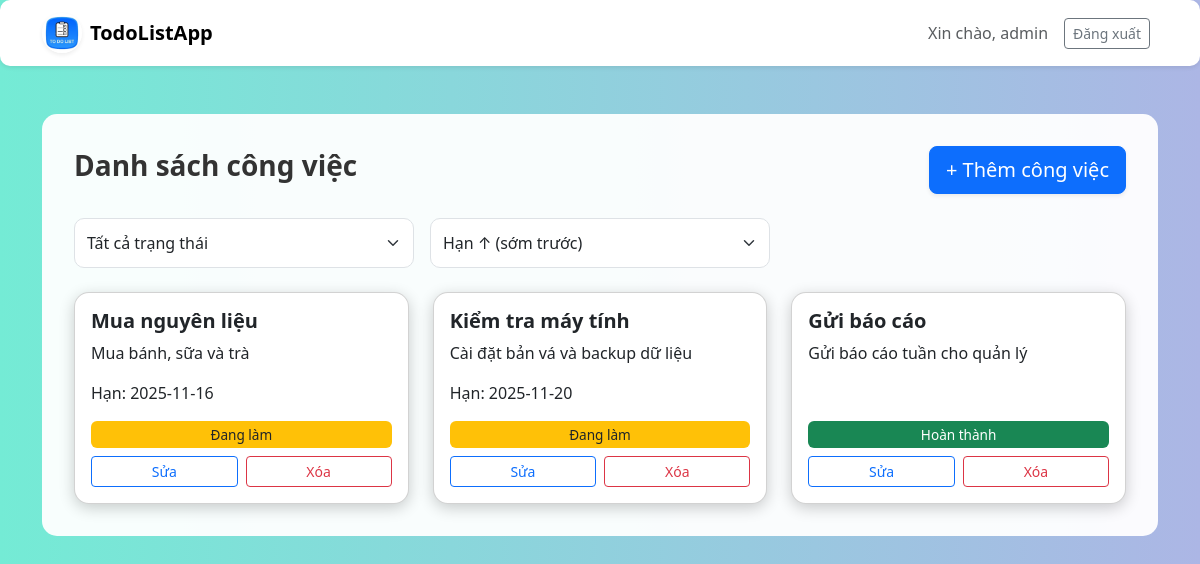
/dashboard.php (signed in), run on the app's committed database.
### tables this page shows
CREATE TABLE `users` (
  `id` INT UNSIGNED NOT NULL AUTO_INCREMENT,
  `username` VARCHAR(100) NOT NULL UNIQUE,
  `password` VARCHAR(255) NOT NULL,
  `created_at` TIMESTAMP DEFAULT CURRENT_TIMESTAMP,
  PRIMARY KEY (`id`)
);

CREATE TABLE `tasks` (
  `id` INT UNSIGNED NOT NULL AUTO_INCREMENT,
  `user_id` INT UNSIGNED NOT NULL,
  `title` VARCHAR(255) NOT NULL,
  `description` TEXT,
  `due_date` DATE NULL,
  `status` TINYINT(1) DEFAULT 0,
  `created_at` TIMESTAMP DEFAULT CURRENT_TIMESTAMP,
  PRIMARY KEY (`id`),
  FOREIGN KEY (`user_id`) REFERENCES `users`(`id`) ON DELETE CASCADE
);

### dashboard.php (the view, shortened to what this page needs)
<?php
require_once __DIR__ . '/config/db.php';
$stmt = $pdo->prepare('SELECT id, username FROM users WHERE id = ?');
$stmt->execute([$_SESSION['user_id']]);
$user = $stmt->fetch(PDO::FETCH_ASSOC);
$status_filter = $_GET['status'] ?? 'all';
$order = $_GET['order'] ?? 'asc';
$where = 'WHERE user_id = ?';
$params = [$_SESSION['user_id']];
$order_sql = ($order === 'desc') ? 'DESC' : 'ASC';
$sql = "SELECT * FROM tasks $where ORDER BY
        CASE WHEN due_date IS NULL THEN 1 ELSE 0 END,
        due_date $order_sql, id DESC";
$stmt = $pdo->prepare($sql);
$stmt->execute($params);
$tasks = $stmt->fetchAll(PDO::FETCH_ASSOC);
?>
<!doctype html>
<html lang="vi">
<head>
  <link href="https://cdn.jsdelivr.net/npm/bootstrap@5.3.2/dist/css/bootstrap.min.css" rel="stylesheet">
</head>
<body>
<nav class="navbar navbar-expand-lg navbar-light bg-white shadow-sm mb-4">
  <div class="container">
    <a class="navbar-brand d-flex align-items-center fw-bold" href="#">
      <img src="asset/OIP.png" alt="Logo" width="40" height="40" class="me-2 rounded-circle shadow-sm">
      TodoListApp
    </a>
    <div class="d-flex align-items-center ms-auto">
      <span class="me-3 text-muted">Xin chào, <?php echo htmlspecialchars($user['username']); ?></span>
      <a class="btn btn-outline-secondary btn-sm me-2" href="auth/logout.php">Đăng xuất</a>
    </div>
  </div>
</nav>
<div class="container py-4">
  <div class="bg-container">
    <div class="d-flex justify-content-between align-items-center mb-4">
      <h3 class="fw-bold">Danh sách công việc</h3>
      <a href="tasks/add.php" class="btn btn-primary btn-lg shadow-sm">+ Thêm công việc</a>
    </div>
    <form method="get" class="row g-3 mb-4 filter-form">
      <div class="col-md-4">
        <select name="status" class="form-select" onchange="this.form.submit()">
          <option value="all" <?= $status_filter==='all'?'selected':'' ?>>Tất cả trạng thái</option>
        </select>
      </div>
      <div class="col-md-4">
        <select name="order" class="form-select" onchange="this.form.submit()">
          <option value="asc" <?= $order==='asc'?'selected':'' ?>>Hạn ↑ (sớm trước)</option>
        </select>
      </div>
    </form>
    <?php if (count($tasks) === 0): ?>
      <div class="alert alert-info text-center py-3">Không có công việc phù hợp với bộ lọc.</div>
    <?php else: ?>
      <div class="row g-4">
        <?php foreach ($tasks as $task):
          $badge_class = $task['status'] ? 'bg-success text-white' : 'bg-warning text-dark';
          $due_class = '';
        ?>
          <div class="col-md-6 col-lg-4">
            <div class="card h-100">
              <div class="card-body d-flex flex-column">
                <h5 class="card-title fw-bold"><?php echo htmlspecialchars($task['title']); ?></h5>
                <p class="card-text flex-grow-1"><?php echo nl2br(htmlspecialchars($task['description'])); ?></p>
                <?php if ($task['due_date']): ?>
                  <p class="<?= $due_class ?>">Hạn: <?php echo $task['due_date']; ?></p>
                <?php endif; ?>
                <span class="badge badge-status <?= $badge_class ?> mb-2"><?php echo $task['status'] ? 'Hoàn thành' : 'Đang làm'; ?></span>
                <div class="mt-auto d-flex gap-2">
                  <a href="tasks/edit.php?id=<?php echo $task['id']; ?>" class="btn btn-outline-primary btn-sm flex-grow-1">Sửa</a>
                  <a href="tasks/delete.php?id=<?php echo $task['id']; ?>" class="btn btn-outline-danger btn-sm flex-grow-1" onclick="return confirm('Xác nhận xóa?')">Xóa</a>
                </div>
              </div>
            </div>
          </div>
        <?php endforeach; ?>
      </div>
    <?php endif; ?>
  </div>
</div>
</body>
</html>

### dashboard.php (style rules this page uses)
body { background: linear-gradient(to right, #74ebd5, #ACB6E5); min-height: 100vh; color: #333; }
.card { border-radius: 15px; box-shadow: 0 4px 15px rgba(0,0,0,0.2); transition: transform 0.3s, box-shadow 0.3s; }
.badge-status { font-weight: 500; padding: 0.5em 0.75em; font-size: 0.85rem; }
.navbar, .form-select { border-radius: 10px; }
.filter-form select { min-height: 50px; }
.bg-container { background-color: rgba(255,255,255,0.95); border-radius: 15px; padding: 2rem; }

### data on the page
users: username "admin"
tasks: title "Mua nguyên liệu", description "Mua bánh, sữa và trà", due_date "2025-11-16", status "Đang làm"
tasks: title "Kiểm tra máy tính", description "Cài đặt bản vá và backup dữ liệu", due_date "2025-11-20", status "Đang làm"
tasks: title "Gửi báo cáo", description "Gửi báo cáo tuần cho quản lý", status "Hoàn thành"
